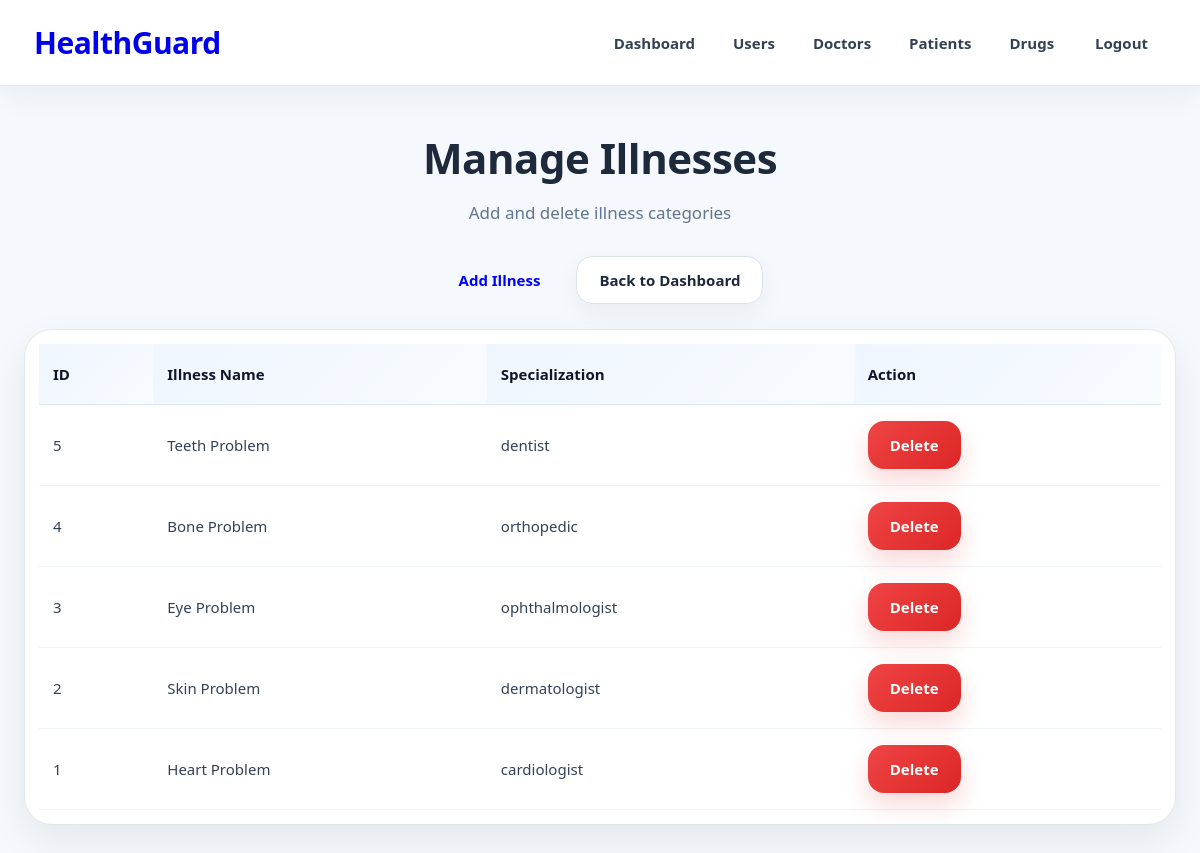
Page /admin/manage_illnesses.php (signed in) on the committed database.
### tables this page shows
CREATE TABLE IF NOT EXISTS `illnesses` (
  `illness_id` int NOT NULL AUTO_INCREMENT,
  `illness_name` varchar(100) NOT NULL,
  `specialization` varchar(100) NOT NULL,
  PRIMARY KEY (`illness_id`),
  UNIQUE KEY `specialization` (`specialization`),
  UNIQUE KEY `specialization_2` (`specialization`),
  UNIQUE KEY `specialization_3` (`specialization`)
);

### admin/manage_illnesses.php (the view, shortened to what this page needs)
<?php
$conn = OpenCon();
$sql = "SELECT * FROM illnesses ORDER BY illness_id DESC";
$result = mysqli_query($conn, $sql);
?>
<!DOCTYPE html>
<html lang="en">
<head>
    <link rel="stylesheet" href="/HealthGuard/style.css">
</head>
<body>
<?php include("../navbar.php"); ?>
<div class="section">
    <h1 class="section-title">Manage Illnesses</h1>
    <p class="section-subtitle">Add and delete illness categories</p>
    <div class="hero-actions" style="justify-content:center; margin-bottom:25px;">
        <a href="/HealthGuard/admin/add_illness.php" class="primary-btn">Add Illness</a>
        <a href="/HealthGuard/admin/admin_dashboard.php" class="secondary-btn">Back to Dashboard</a>
    </div>
    <div class="table-wrapper">
        <table>
            <tr>
                <th>ID</th>
                <th>Illness Name</th>
                <th>Specialization</th>
                <th>Action</th>
            </tr>
            <?php
            while ($row = mysqli_fetch_assoc($result)) {
            ?>
            <tr>
                <td><?php echo $row['illness_id']; ?></td>
                <td><?php echo $row['illness_name']; ?></td>
                <td><?php echo $row['specialization']; ?></td>
                <td>
                    <a href="/HealthGuard/admin/delete_illness.php?illness_id=<?php echo $row['illness_id']; ?>" class="danger-btn">Delete</a>
                </td>
            </tr>
            <?php } ?>
        </table>
    </div>
</div>
</body>
</html>

### style.css (style rules this page uses)
* { margin: 0; padding: 0; box-sizing: border-box; }
html, body { min-height: 100%; font-family: "Segoe UI", Tahoma, Geneva, Verdana, sans-serif; scroll-behavior: smooth; }
body { background: #f5f8fc; color: #1e293b; line-height: 1.6; }
a { text-decoration: none; transition: 0.25s ease; }
.primary-btn, .secondary-btn, .danger-btn, button, a.primary-btn, a.secondary-btn, a.danger-btn { display: inline-flex !important; align-items: center !important; justify-content: center !important; text-decoration: none !important; font-weight: 800 !important; font-size: 15px !important; line-height: 1 !important; cursor: pointer !important; border-radius: 16px !important; padding: 12px 22px !important; min-height: 48px !important; transition: 0.25s ease !important; border: none; }
.primary-btn, a.primary-btn, button { color: blue !important; }
.secondary-btn, a.secondary-btn { background: #ffffff !important; color: #1e293b !important; border: 1px solid #d9e4ef !important; box-shadow: 0 10px 24px rgba(15, 23, 42, 0.05) !important; }
.danger-btn, a.danger-btn { background: linear-gradient(135deg, #ef4444, #dc2626) !important; color: #ffffff !important; border: none !important; box-shadow: 0 12px 24px rgba(220, 38, 38, 0.18) !important; }
.section { width: 100%; max-width: 1380px; margin: 0 auto; padding: 38px 24px 42px; }
.section-title { font-size: 42px; font-weight: 800; text-align: center; margin-bottom: 8px; letter-spacing: -0.5px; }
.section-subtitle { text-align: center; font-size: 17px; color: #64748b; margin-bottom: 30px; }
.hero-actions { display: flex; justify-content: center; align-items: center; gap: 14px; flex-wrap: wrap; }
.table-wrapper { width: 100%; overflow-x: auto; background: #ffffff; border-radius: 28px; border: 1px solid #e2e8f0; box-shadow: 0 16px 40px rgba(15, 23, 42, 0.07); padding: 14px; }
table { width: 100%; border-collapse: collapse; min-width: 760px; }
table th { text-align: left; padding: 18px 14px; font-size: 15px; font-weight: 900; color: #0f172a; background: linear-gradient(135deg, #eff6ff, #f8fbff); border-bottom: 1px solid #dbe7f2; }
table td { padding: 16px 14px; border-bottom: 1px solid #edf2f7; color: #334155; font-size: 15px; vertical-align: middle; }

### rows in the picture
illnesses: illness_id "5", illness_name "Teeth Problem", specialization "dentist"
illnesses: illness_id "4", illness_name "Bone Problem", specialization "orthopedic"
illnesses: illness_id "3", illness_name "Eye Problem", specialization "ophthalmologist"
illnesses: illness_id "2", illness_name "Skin Problem", specialization "dermatologist"
illnesses: illness_id "1", illness_name "Heart Problem", specialization "cardiologist"
